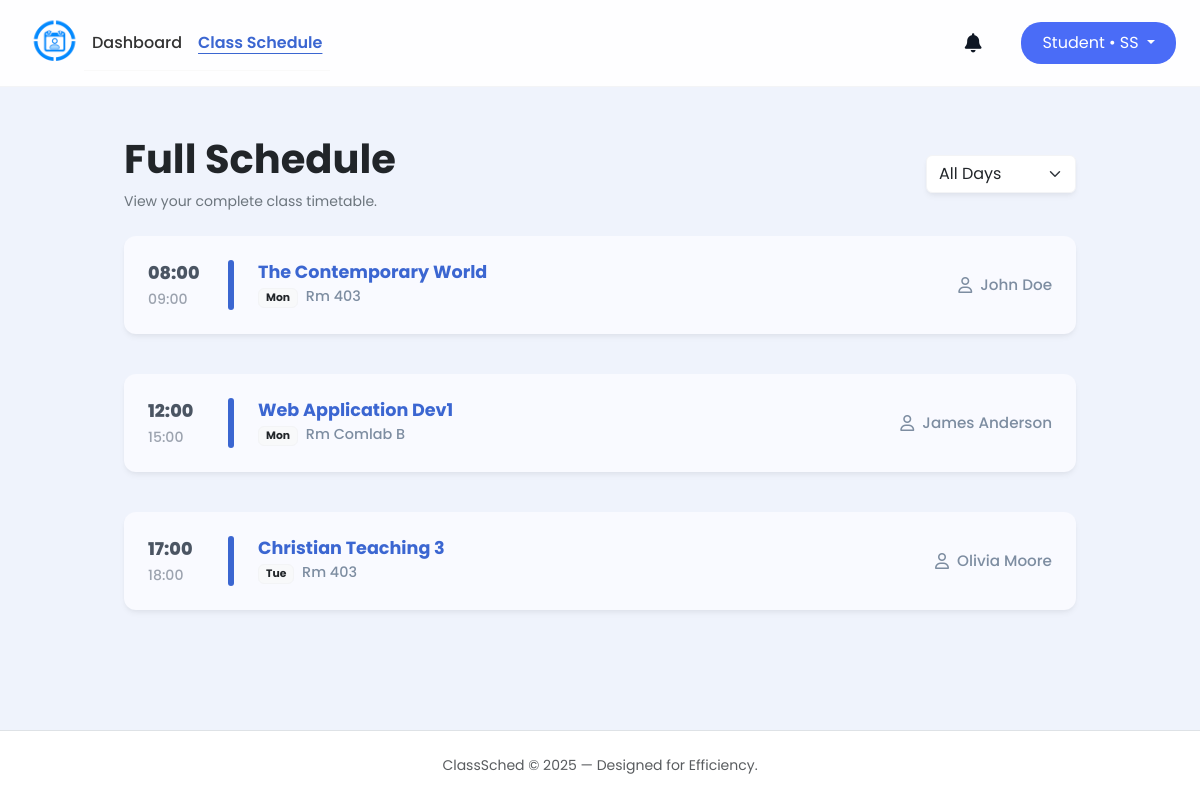
Before: /src/student_schedule.php (signed in) with the older database file.
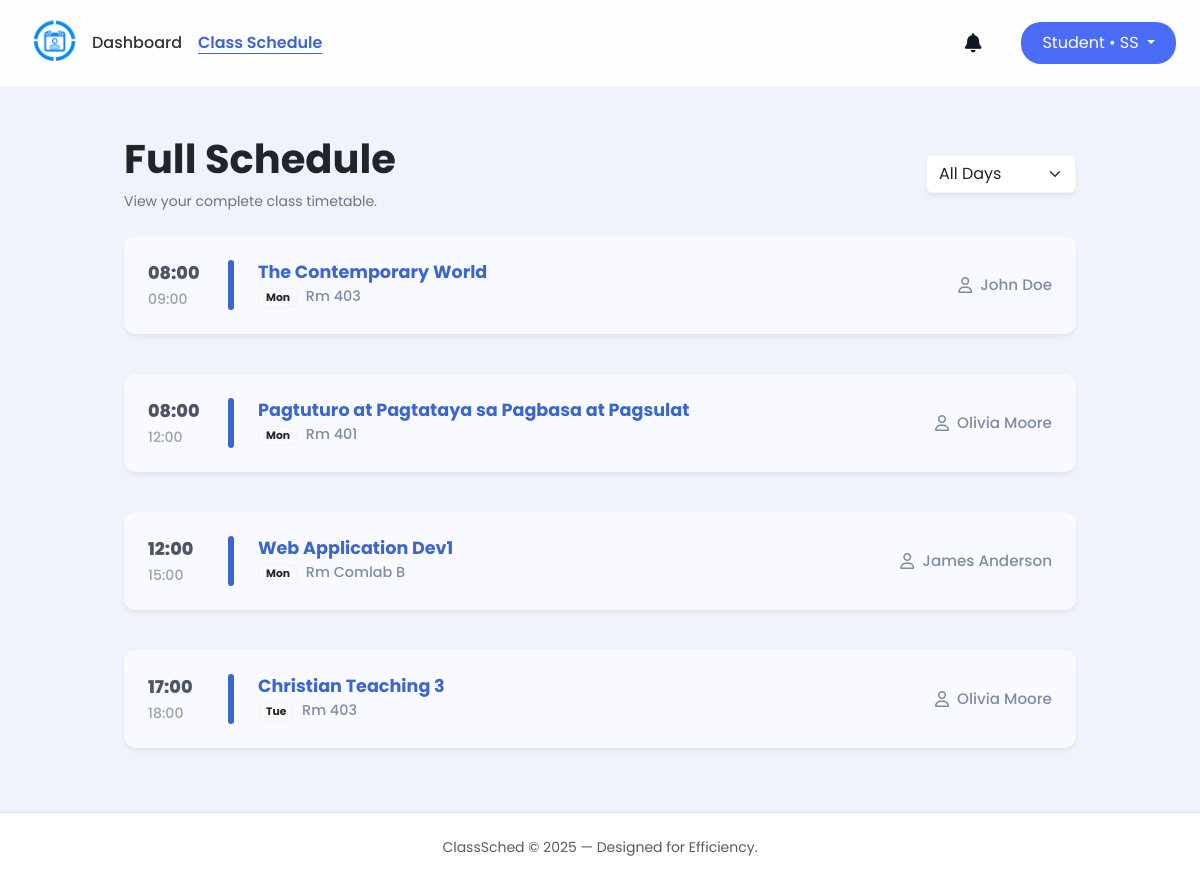
After: the same page with the newer database file.
### tables this page shows
CREATE TABLE schedules (
        id INTEGER PRIMARY KEY AUTOINCREMENT,
        day TEXT NOT NULL,
        subject_id INTEGER NOT NULL,
        teacher_id INTEGER NOT NULL,
        room TEXT(10),
        time_start TIME,
        time_end TIME,
        course_id INTEGER NOT NULL,

        FOREIGN KEY (teacher_id) REFERENCES teachers(id),
        FOREIGN KEY (course_id) REFERENCES courses(id),
        FOREIGN KEY (subject_id) REFERENCES subjects(id)
    );

CREATE TABLE subjects (
        id INTEGER PRIMARY KEY AUTOINCREMENT,
        subject_name TEXT NOT NULL UNIQUE
    );

CREATE TABLE teachers (
        id INTEGER PRIMARY KEY AUTOINCREMENT,
        name TEXT NOT NULL UNIQUE
    );

### src/student_schedule.php (the view, shortened to what the changed rows need)
<?php
$user = $_SESSION['user'];
$db = get_db();
$user_id = $user['id'];
$student = $db->querySingle("SELECT * FROM students WHERE user_id = $user_id", true);
$course_id = (int)$student['course_id'];
$selected_day = $_GET['day'] ?? 'All';
$sqlSched = "
    SELECT sch.*, sub.subject_name, t.name as teacher_name
    FROM schedules sch
    LEFT JOIN subjects sub ON sch.subject_id = sub.id
    LEFT JOIN teachers t ON sch.teacher_id = t.id
    WHERE sch.course_id = :cid
";
$sqlSched .= " ORDER BY
    CASE
        WHEN sch.day = 'Monday' THEN 1
        WHEN sch.day = 'Tuesday' THEN 2
        WHEN sch.day = 'Wednesday' THEN 3
        WHEN sch.day = 'Thursday' THEN 4
        WHEN sch.day = 'Friday' THEN 5
        WHEN sch.day = 'Saturday' THEN 6
        WHEN sch.day = 'Sunday' THEN 7
        ELSE 8
    END,
    sch.time_start ASC";
$stmt = $db->prepare($sqlSched);
$stmt->bindValue(':cid', $course_id, SQLITE3_INTEGER);
$sched_result = $stmt->execute();
$schedule_data = [];
while ($row = $sched_result->fetchArray(SQLITE3_ASSOC)) {
    $schedule_data[] = $row;
}
$themeColor = '#3b66d1';
    ?>
<!DOCTYPE html>
<html lang="en">
<head>
    <link href="https://cdn.jsdelivr.net/npm/bootstrap@5.3.3/dist/css/bootstrap.min.css" rel="stylesheet">
    <link href="https://cdnjs.cloudflare.com/ajax/libs/font-awesome/6.0.0/css/all.min.css" rel="stylesheet">
    <link rel="stylesheet" href="../styles/student_schedule.css">
    <link rel="stylesheet" href="../styles/student.css">
    <link rel="stylesheet" href="../styles/notification.css">
</head>
<body class="d-flex flex-column min-vh-100 position-relative">
    <div class="container px-4 py-5" style="max-width: 1000px;">
        <div class="d-flex flex-wrap justify-content-between align-items-center mb-4 gap-3">
            <div>
                <h1 class="fw-bold text-dark mb-2">Full Schedule</h1>
            </div>
        </div>
        <div id="schedule-body" class="schedule-list">
            <?php
            foreach ($schedule_data as $row):
                $currentColor = $themeColor;
                $start_time = $row['time_start'] ? date("H:i", strtotime($row['time_start'])) : '--';
                $end_time   = $row['time_end']   ? date("H:i", strtotime($row['time_end']))   : '';
            ?>
                <div class="schedule-card mb-3 shadow-sm border-0">
                    <div class="time-col">
                        <div><?php echo $start_time; ?></div>
                        <?php if($end_time): ?>
                            <div style="font-size: 0.8em; color: #9ca3af; font-weight: 500; margin-top: 2px;">
                                <?php echo $end_time; ?>
                            </div>
                        <?php endif; ?>
                    </div>
                    <div class="accent-bar" style="background-color: <?php echo $currentColor; ?>;"></div>
                    <div class="subject-info">
                        <div class="subject-name" style="color: <?php echo $currentColor; ?>;">
                            <?php echo htmlspecialchars($row['subject_name']); ?>
                        </div>
                        <div class="room-badge">
                            <?php if($selected_day === 'All'): ?>
                                <span class="badge bg-light text-dark border me-1"><?php echo substr($row['day'], 0, 3); ?></span>
                            <?php endif; ?>
                            Rm <?php echo htmlspecialchars($row['room'] ?? 'TBA'); ?>
                        </div>
                    </div>
                    <div class="teacher-col">
                        <i class="fa-regular fa-user"></i>
                        <?php echo htmlspecialchars($row['teacher_name']); ?>
                    </div>
                </div>
            <?php endforeach; ?>
        </div>
    </div>
</body>
</html>

Changed rows visible on the page:
added schedules: time_start "08:00", time_end "12:00", subject.subject_name "Pagtuturo at Pagtataya sa Pagbasa at Pagsulat", day "Mon", room "401", teacher.name "Olivia Moore"
